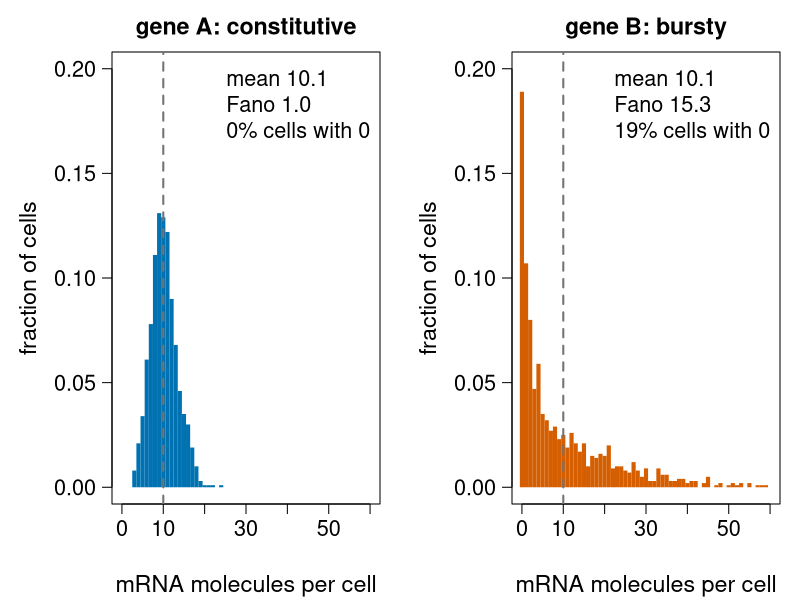
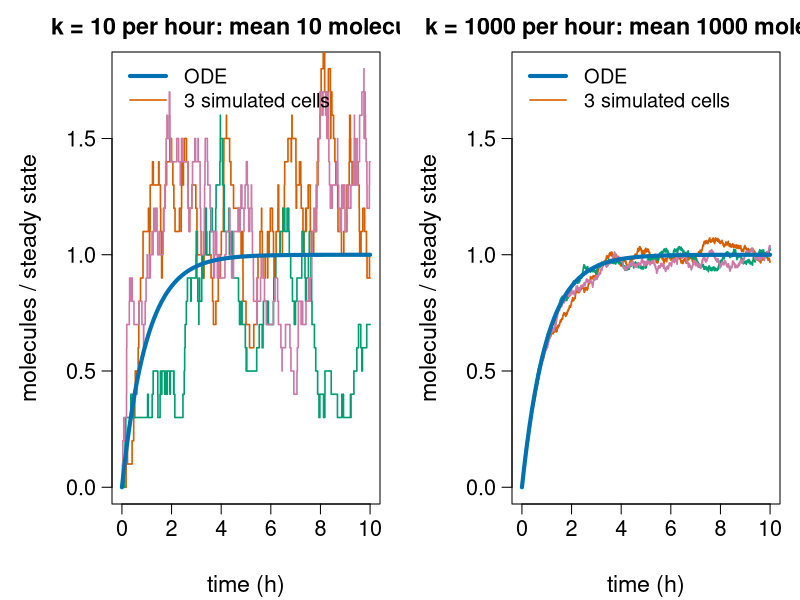
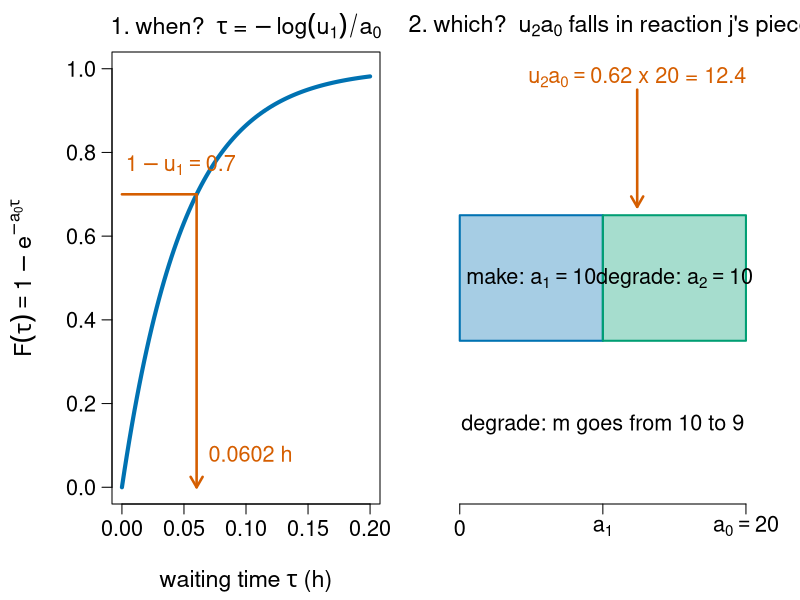
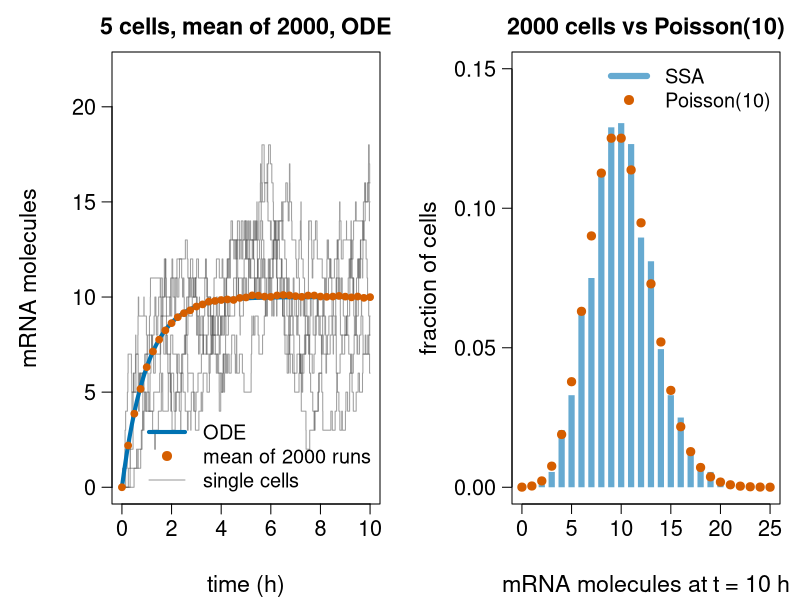
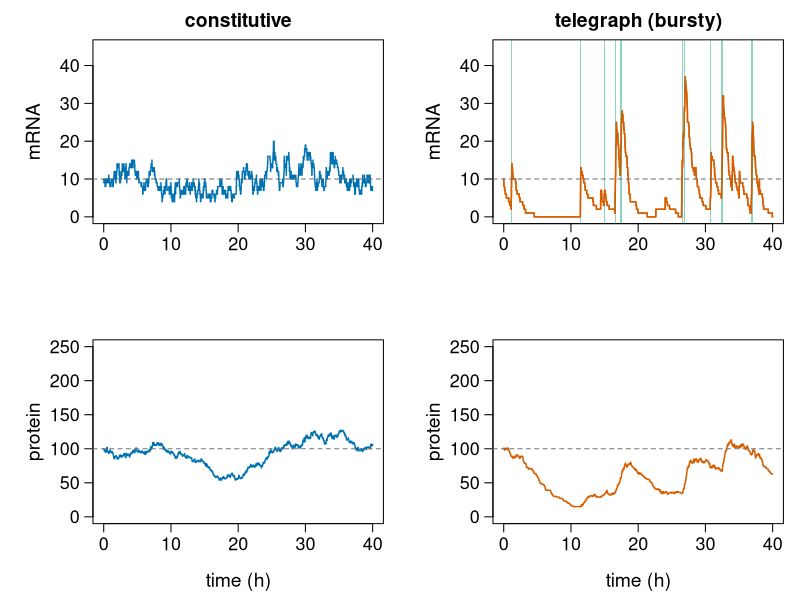
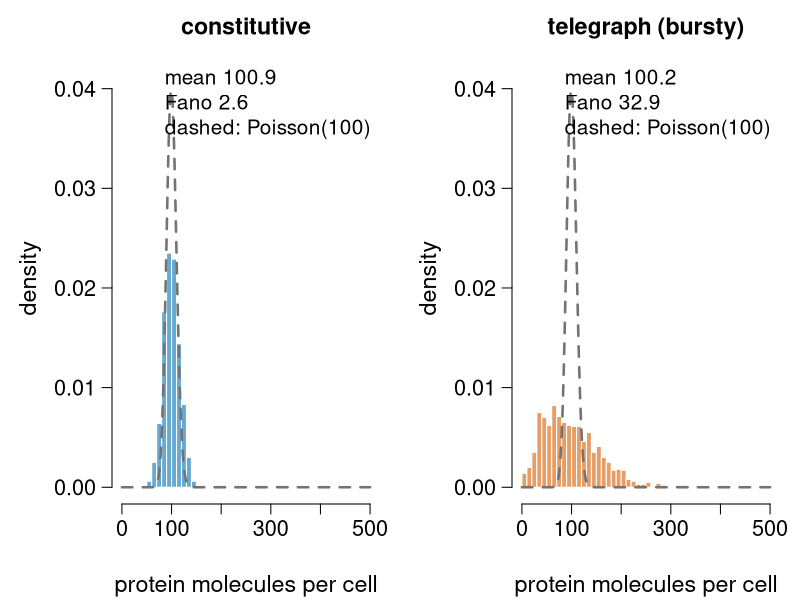
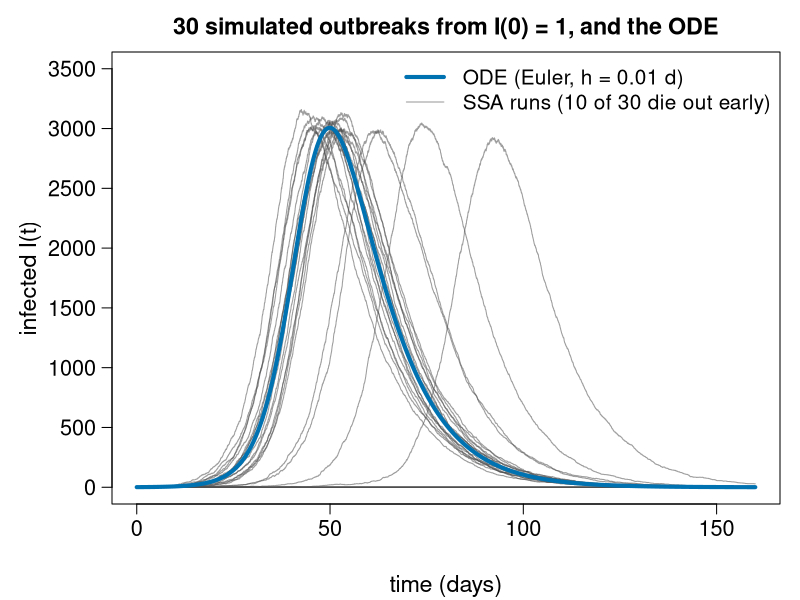

Here is the R script that generated these plots, in order:
# Figures for the gillespie/ unit ("Stochastic simulation").
#
# Re-run by hand from this folder (it is NOT run by `quarto render`):
#   cd gillespie && Rscript make-gillespie-figs.R
#
# Base R graphics only; writes fig01-...svg to fig07-...svg. Everything is
# computed here, with the same code, seeds and numbers as on the slides.
# Takes about a minute (hand-written SSA loops in R).

col_a   <- "#0072B2"   # blue
col_b   <- "#D55E00"   # vermillion
col_c   <- "#009E73"   # bluish green
col_ref <- "grey45"
col_pur <- "#CC79A7"   # reddish purple
col_run <- adjustcolor("grey30", 0.55)

fig <- function(file, w = 9, h = 5.2, expr, mfrow = c(1, 1)) {
  svg(file, width = w, height = h)
  par(mfrow = mfrow, mar = c(4.8, 5.6, 2.6, 1), las = 1, mgp = c(3.6, 0.8, 0),
      cex.lab = 1.4, cex.axis = 1.3, cex.main = 1.4)
  expr
  dev.off()
}

## ---- the SSA as on the slides ------------------------------------------------

ssa <- function(x, S, propensity, times) {   # S: species x reactions
  out <- matrix(0, length(times), length(x)); t <- 0; i <- 1
  repeat {
    a <- propensity(x); a0 <- sum(a)
    t <- t - log(runif(1)) / a0               # Inf if a0 = 0: nothing more happens
    while (i <= length(times) && times[i] < t) { out[i, ] <- x; i <- i + 1 }
    if (i > length(times)) return(out)
    j <- findInterval(runif(1) * a0, cumsum(a)) + 1   # reaction j w.p. a_j / a0
    x <- x + S[, j]
  }
}
# the same, but recording every event (for plotting trajectories)
ssa_path <- function(x, S, propensity, t_end) {
  n_max <- 1e6; tt <- numeric(n_max); X <- matrix(0, n_max, length(x))
  t <- 0; n <- 1; X[1, ] <- x
  repeat {
    a <- propensity(x); a0 <- sum(a)
    t <- t - log(runif(1)) / a0
    if (t > t_end) break
    j <- findInterval(runif(1) * a0, cumsum(a)) + 1
    x <- x + S[, j]
    n <- n + 1; tt[n] <- t; X[n, ] <- x
  }
  n <- n + 1; tt[n] <- t_end; X[n, ] <- x      # hold the last state to t_end
  list(t = tt[1:n], x = X[1:n, , drop = FALSE])
}
fano <- function(v) var(v) / mean(v)

S1 <- matrix(c(1, -1), nrow = 1)
bd <- function(k) function(x) c(k, 1 * x)
S3 <- rbind(g = c(1, -1, 0,  0, 0,  0),
            m = c(0,  0, 1, -1, 0,  0),
            p = c(0,  0, 0,  0, 1, -1))
telegraph <- function(x) c(0.5 * (1 - x[1]), 4.5 * x[1], 100 * x[1],
                           1 * x[2], 2 * x[2], 0.2 * x[3])
constit   <- function(x) c(0, 0, 10, 1 * x[2], 2 * x[2], 0.2 * x[3])

## ---- 1000 cells of each gene (slide "Telegraph in R") ------------------------

set.seed(1)
Xc <- t(replicate(1000, ssa(c(1, 0, 0), S3, constit, 30)[1, ]))
set.seed(1)
Xb <- t(replicate(1000, ssa(c(0, 0, 0), S3, telegraph, 30)[1, ]))

## ---- fig01: two genes, same mean, different spread ---------------------------

fig("fig01-two-genes.svg", w = 11, h = 5.0, mfrow = c(1, 2), {
  br <- seq(-0.5, 80.5, 1)
  for (k in 1:2) {
    v <- if (k == 1) Xc[, 2] else Xb[, 2]
    h <- hist(pmin(v, 80), breaks = br, plot = FALSE)
    plot(h$mids, h$counts / 1000, type = "h", lwd = 4, lend = 1,
         col = if (k == 1) col_a else col_b, xlim = c(0, 60), ylim = c(0, 0.2),
         xlab = "mRNA molecules per cell", ylab = "fraction of cells",
         main = if (k == 1) "gene A: constitutive" else "gene B: bursty")
    abline(v = 10, lty = 2, col = col_ref, lwd = 2)
    legend("topright", bty = "n", cex = 1.3,
           legend = c(sprintf("mean %.1f", mean(v)), sprintf("Fano %.1f", fano(v)),
                      sprintf("%.0f%% cells with 0", 100 * mean(v == 0))))
  }
})

## ---- fig02: small and large copy numbers -------------------------------------

set.seed(2)
fig("fig02-small-numbers.svg", w = 11, h = 5.0, mfrow = c(1, 2), {
  for (k in c(10, 1000)) {
    plot(NA, xlim = c(0, 10), ylim = c(0, 1.8), xlab = "time (h)",
         ylab = "molecules / steady state",
         main = sprintf("k = %g per hour: mean %g molecules", k, k))
    for (r in 1:3) {
      p <- ssa_path(0, S1, bd(k), 10)
      lines(p$t, p$x[, 1] / k, type = "s", col = c(col_b, col_c, col_pur)[r], lwd = 1.6)
    }
    curve(1 - exp(-x), add = TRUE, lwd = 4, col = col_a)
    legend("topleft", bty = "n", cex = 1.2, lwd = c(4, 1.6), col = c(col_a, col_b),
           legend = c("ODE", "3 simulated cells"))
  }
})

## ---- fig03: one SSA step (m = 10: a = (10, 10)) ------------------------------

fig("fig03-ssa-step.svg", w = 11, h = 4.6, mfrow = c(1, 2), {
  a0 <- 20
  curve(1 - exp(-a0 * x), 0, 0.2, lwd = 4, col = col_a, ylim = c(0, 1),
        xlab = expression("waiting time " * tau * " (h)"),
        ylab = expression(F(tau) == 1 - e^{-a[0] * tau}),
        main = expression("1. when?  " * tau * " = " * -log(u[1]) / a[0]))
  u1 <- 0.3; tau <- -log(u1) / a0
  # inverse transform of 1 - u: plot F and read off at 1 - u1
  segments(0, 1 - u1, tau, 1 - u1, col = col_b, lwd = 2.5)
  arrows(tau, 1 - u1, tau, 0, col = col_b, lwd = 2.5, length = 0.12)
  text(tau, 0.08, sprintf("  %.4f h", tau), adj = 0, cex = 1.3, col = col_b)
  text(0.003, 1 - u1 + 0.07, expression(1 - u[1] == 0.7), adj = 0, cex = 1.3, col = col_b)
  par(mar = c(4.8, 2, 2.6, 1))
  plot(NA, xlim = c(-0.5, 21.5), ylim = c(0, 1), axes = FALSE, xlab = "", ylab = "",
       main = expression("2. which?  " * u[2] * a[0] * " falls in reaction j's piece"))
  rect(0, 0.35, 10, 0.65, col = adjustcolor(col_a, 0.35), border = col_a, lwd = 2)
  rect(10, 0.35, 20, 0.65, col = adjustcolor(col_c, 0.35), border = col_c, lwd = 2)
  text(5, 0.5, expression("make: " * a[1] == 10), cex = 1.3)
  text(15, 0.5, expression("degrade: " * a[2] == 10), cex = 1.3)
  axis(1, at = c(0, 10, 20), labels = c("0", expression(a[1]), expression(a[0] == 20)))
  arrows(12.4, 0.95, 12.4, 0.67, lwd = 2.5, col = col_b, length = 0.12)
  text(12.4, 0.98, expression(u[2] * a[0] == "0.62 x 20 = 12.4"), cex = 1.3, col = col_b)
  text(10, 0.15, "degrade: m goes from 10 to 9", cex = 1.3)
})

## ---- fig04: many runs vs ODE, distribution vs Poisson ------------------------

set.seed(1)
tm <- c(0.5, 1, 2, 10)
M <- replicate(2000, ssa(0, S1, bd(10), tm)[, 1])        # as on the slide
set.seed(3)
tg <- seq(0, 10, by = 0.25)
Mg <- replicate(2000, ssa(0, S1, bd(10), tg)[, 1])
fig("fig04-bd-runs.svg", w = 11, h = 5.0, mfrow = c(1, 2), {
  plot(NA, xlim = c(0, 10), ylim = c(0, 22), xlab = "time (h)", ylab = "mRNA molecules",
       main = "5 cells, mean of 2000, ODE")
  for (r in 1:5) { p <- ssa_path(0, S1, bd(10), 10); lines(p$t, p$x[, 1], type = "s", col = col_run) }
  curve(10 * (1 - exp(-x)), add = TRUE, lwd = 4, col = col_a)
  points(tg, rowMeans(Mg), pch = 19, col = col_b, cex = 0.9)
  legend("bottomright", bty = "n", cex = 1.2, lwd = c(4, NA, 1), pch = c(NA, 19, NA),
         col = c(col_a, col_b, col_run), legend = c("ODE", "mean of 2000 runs", "single cells"))
  m10 <- M[4, ]
  n <- 0:25
  plot(n, tabulate(m10 + 1, 26) / 2000, type = "h", lwd = 6, lend = 1, col = adjustcolor(col_a, 0.6),
       xlab = "mRNA molecules at t = 10 h", ylab = "fraction of cells", main = "2000 cells vs Poisson(10)",
       ylim = c(0, 0.15))
  points(n, dpois(n, 10), pch = 19, col = col_b, cex = 1.1)
  legend("topright", bty = "n", cex = 1.2, lwd = c(6, NA), pch = c(NA, 19),
         col = c(adjustcolor(col_a, 0.6), col_b), legend = c("SSA", "Poisson(10)"))
})

## ---- fig05: telegraph trajectories ------------------------------------------

set.seed(5)
pc <- ssa_path(c(1, 10, 100), S3, constit, 40)
pb <- ssa_path(c(0, 10, 100), S3, telegraph, 40)
fig("fig05-telegraph.svg", w = 11, h = 5.6, mfrow = c(2, 2), {
  par(mar = c(4.6, 5.6, 2.4, 1), mgp = c(3, 0.8, 0))
  for (k in 1:2) {
    p <- if (k == 1) pc else pb
    plot(p$t, p$x[, 2], type = "s", col = if (k == 1) col_a else col_b, lwd = 1.4,
         ylim = c(0, 45), xlab = "", ylab = "mRNA",
         main = if (k == 1) "constitutive" else "telegraph (bursty)")
    if (k == 2) {                          # shade the on periods
      on <- p$x[, 1] == 1
      idx <- which(on)
      for (i in idx) rect(p$t[i], -5, p$t[i + 1], 75, col = adjustcolor(col_c, 0.45), border = NA)
      lines(p$t, p$x[, 2], type = "s", col = col_b, lwd = 1.4)
    }
    abline(h = 10, lty = 2, col = col_ref)
  }
  for (k in 1:2) {
    p <- if (k == 1) pc else pb
    plot(p$t, p$x[, 3], type = "s", col = if (k == 1) col_a else col_b, lwd = 1.4,
         ylim = c(0, 250), xlab = "time (h)", ylab = "protein")
    abline(h = 100, lty = 2, col = col_ref)
  }
})

## ---- fig06: protein distributions -------------------------------------------

fig("fig06-protein.svg", w = 11, h = 5.0, mfrow = c(1, 2), {
  br <- seq(0, 500, by = 10)
  for (k in 1:2) {
    v <- if (k == 1) Xc[, 3] else Xb[, 3]
    h <- hist(pmin(v, 499), breaks = br, plot = FALSE)
    plot(h, col = adjustcolor(if (k == 1) col_a else col_b, 0.6), border = "white",
         freq = FALSE, xlab = "protein molecules per cell", ylab = "density", ylim = c(0, 0.042),
         main = if (k == 1) "constitutive" else "telegraph (bursty)")
    curve(dpois(round(x), 100), add = TRUE, n = 501, lwd = 2.5, col = col_ref, lty = 2)
    legend("topright", bty = "n", cex = 1.25,
           legend = c(sprintf("mean %.1f", mean(v)), sprintf("Fano %.1f", fano(v)), "dashed: Poisson(100)"))
  }
})

## ---- fig07: epidemic from one case -------------------------------------------

sir_path <- function(I0, N = 10000, beta = 0.3, gamma = 0.1, t_end = 160) {
  S <- N - I0; I <- I0; t <- 0
  tt <- numeric(25000); II <- numeric(25000); n <- 1; tt[1] <- 0; II[1] <- I
  while (I > 0) {
    a1 <- beta * S * I / N; a2 <- gamma * I; a0 <- a1 + a2
    t <- t - log(runif(1)) / a0
    if (t > t_end) break
    if (runif(1) * a0 < a1) { S <- S - 1; I <- I + 1 } else I <- I - 1
    n <- n + 1; tt[n] <- t; II[n] <- I
  }
  n <- n + 1; tt[n] <- t_end; II[n] <- I
  list(t = tt[1:n], I = II[1:n])
}
sir_ode <- function(I0, h = 0.01) {
  N <- 10000; S <- N - I0; I <- I0; out <- numeric(16001)
  for (n in 1:16001) { out[n] <- I
    dS <- -0.3 * S * I / N; dI <- 0.3 * S * I / N - 0.1 * I
    S <- S + h * dS; I <- I + h * dI }
  list(t = seq(0, 160, by = h), I = out)
}
set.seed(7)
runs <- lapply(1:30, function(r) sir_path(1))
ode <- sir_ode(1)
fig("fig07-sir.svg", w = 10, h = 5.2, {
  plot(NA, xlim = c(0, 160), ylim = c(0, 3500), xlab = "time (days)", ylab = "infected I(t)",
       main = "30 simulated outbreaks from I(0) = 1, and the ODE")
  for (r in runs) lines(r$t, r$I, type = "s", col = col_run)
  lines(ode$t, ode$I, lwd = 4, col = col_a)
  died <- sum(sapply(runs, function(r) tail(r$I, 1) == 0 && max(r$I) < 100))
  legend("topright", bty = "n", cex = 1.25, lwd = c(4, 1), col = c(col_a, col_run),
         legend = c("ODE (Euler, h = 0.01 d)", sprintf("SSA runs (%d of 30 die out early)", died)))
})
cat("done\n")
